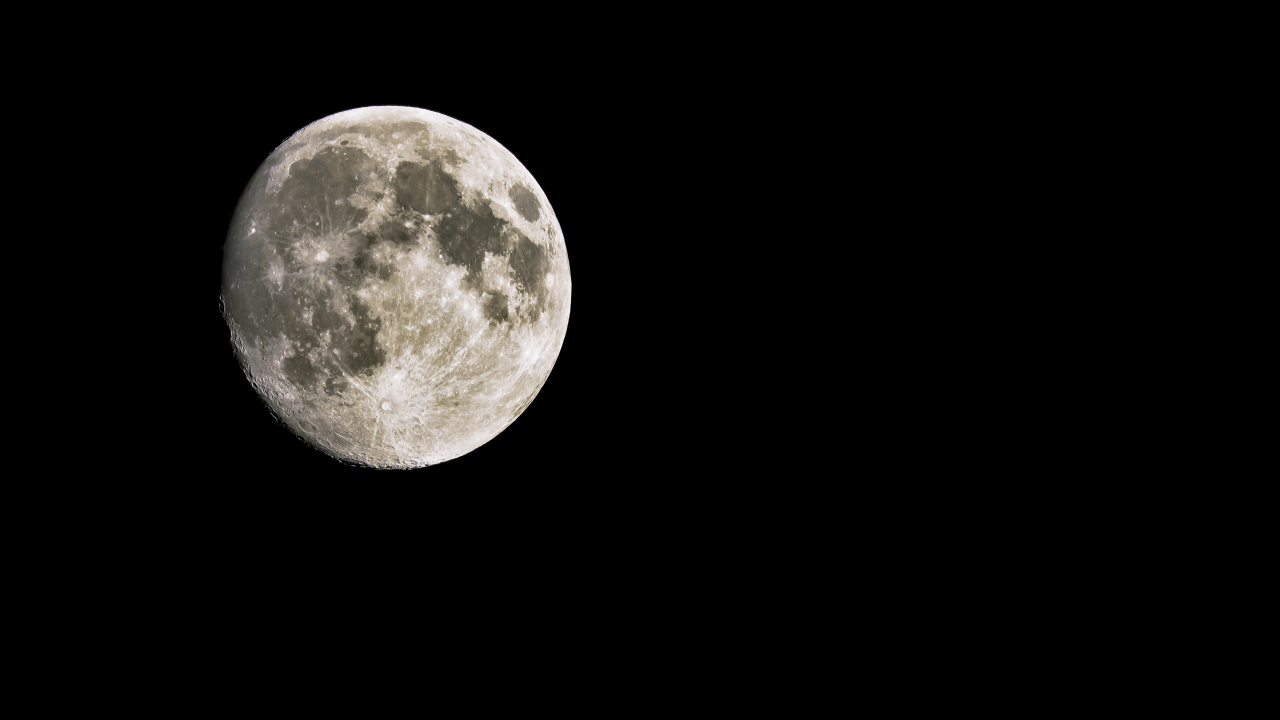
#> input picture No.0005/yueyuanzhiye-015.jpg, 2560 x 1440 px (shown at 1/2 size)
$ python main.py   (older library calls are emulated)
#> lines starting #> are read from the running program, lines starting #| are printed output that depends on the picture; long printed decimals are rounded
#Assume that the maximum resolution is 600 X 800


from PIL import Image

im = Image.open("./yueyuanzhiye-015.jpg")
#> im is the input picture: PIL image 2560x1440 RGB; mean R, G, B 16.9, 16, 14.7
print(im.size)
#| (2560, 1440)


x = im.size[0]
#> x = 2560
y = im.size[1]
#> y = 1440


times = max((x/600), (y/800))
#> times = 4.27
print(times)
#| 4.267
if(times <= 1):
    pass
else:
    size = int(x/times), int(y/times)
#> size = (600, 337)
    im_resized = im.resize(size, Image.ANTIALIAS)
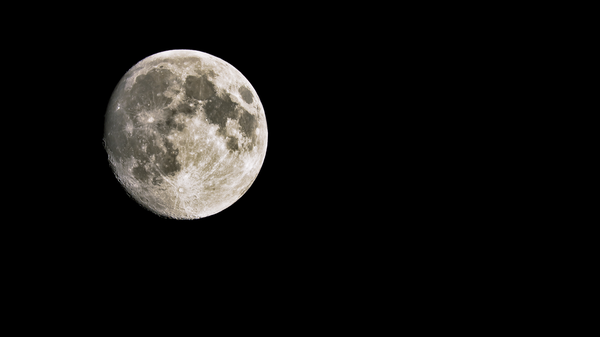
#> im_resized: PIL image 600x337 RGB; mean R, G, B 16.9, 16, 14.7
    im_resized.save("after_edit.png", "PNG")
